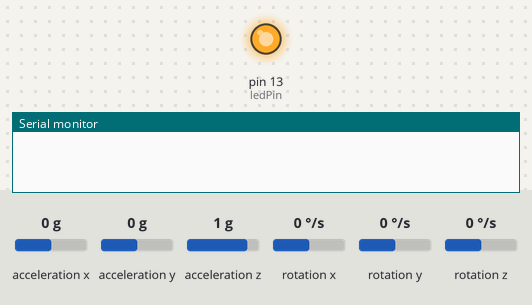
The sketch below on a simulated Arduino Uno, built with avr-gcc and run on an emulated ATmega328P. Parts: output pins drawn as LEDs (lit = HIGH), the last lines printed to the serial monitor. The test bench sets the inputs (shaded band); at power-on: acceleration z 1 g, acceleration x 0 g, acceleration y 0 g, rotation x 0 °/s, rotation y 0 °/s, rotation z 0 °/s.

Above: at 0.1 s.
At 5.2 s:
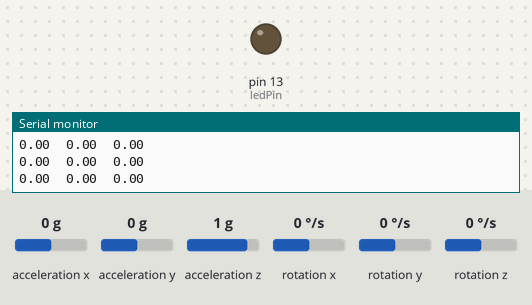
5.3 s: acceleration z set to 0 g
7.1 s: acceleration x set to 0.8 g
Timing chart, 0 to 10.1 s (numbered marks = the images above; inputs shaded):
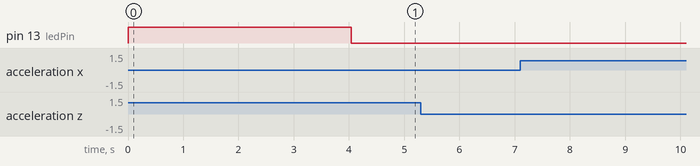

The sketch:

mpu6050Test.ino
```cpp
//MPU6050
#include <Wire.h>
#include "I2Cdev.h"
#include "MPU6050.h"
#include "Timer.h"

Timer t;
MPU6050 accelgyro;

#define uchar unsigned char
#define uint unsigned int

#define PI 3.141592653

#define ledPin 13

//raw data of acceleration sensor
int16_t ax, ay, az;
//raw data of MPU6050
int16_t gx, gy, gz;

float ACCX, ACCY, ACCZ;

float GYROX, GYROY, GYROZ;

float accxPitch, accyPitch, acczPitch;

float gyroxAngle, gyroyAngle, gyrozAngle;

uint32_t time;

float timeChange = 20;
float dt = timeChange * 0.001;
//first-order filter
float K1 = 0.05;
float angle1;
//second order filter
float K2 =0.2;
float x1,x2,y1;
float angle2;
//kalmanFilter
float angle, angle_dot;
float angle_0, angle_dot_0;

long axOffset = 0, ayOffset = 0, azOffset = 0;
long gxOffset = 0, gyOffset = 0, gzOffset = 0;


float P[2][2] = {{ 1, 0 },
              { 0, 1 }};
float Pdot[4] ={ 0,0,0,0};
float Q_angle=0.001, Q_gyro=0.005;
float R_angle=0.5 ,C_0 = 1;
float q_bias, angle_err, PCt_0, PCt_1, E, K_0, K_1, t_0, t_1;


void setup()
{
  pinMode(ledPin, OUTPUT);
  Wire.begin();
  Serial.begin(9600);
  accelgyro.initialize();
  digitalWrite(ledPin, HIGH);
  simpleCalibration();
  digitalWrite(ledPin, LOW);

  int tickEvent1=t.every(timeChange, getAngle);//本语句执行以后timeChange毫秒执行回调函数getangle
  int tickEvent2=t.every(500, serialOutput) ;//本语句执行以后50毫秒执行回调函数printout，串口输出
}


void loop()
{
  t.update();//time system
}


void mpuGetRaw(void)
{
  accelgyro.getMotion6(&ax, &ay, &az, &gx, &gy, &gz);
}

void dataQuantize(void)
{
  ACCX =  ( ax - axOffset ) / 16384.00;
  ACCY =  ( ay - ayOffset ) / 16384.00;
  ACCZ =  ( az - azOffset ) / 16384.00;
  GYROX = ( gx - gxOffset ) / 131.00;
  GYROY = ( gy - gyOffset ) / 131.00;
  GYROZ = ( gz - gzOffset ) / 131.00;
}

void serialOutput(void)
{
  Serial.print("a/g:\t");
  Serial.print(ACCX); Serial.print("\t");
  Serial.print(ACCY); Serial.print("\t");
  Serial.print(ACCZ); Serial.print("\t");
  Serial.print(GYROX); Serial.print("\t");
  Serial.print(GYROY); Serial.print("\t");
  Serial.println(GYROZ);
  Serial.print(accxPitch);Serial.print("\t");
  Serial.print(accyPitch);Serial.print("\t");
  Serial.println(acczPitch);
  Serial.print(gyroxAngle);Serial.print("\t");
  Serial.print(gyroyAngle);Serial.print("\t");
  Serial.println(gyrozAngle);
  Serial.print(angle1);Serial.print("\t");
  Serial.print(angle2);Serial.print("\t");
  Serial.println(angle);
  Serial.println();
}

void accGetPitch(void)
{

  acczPitch = atan(sqrt((ACCX * ACCX + ACCY * ACCY)) / ACCZ) * 180 / PI;

  accxPitch = atan(ACCX / sqrt((ACCY * ACCY + ACCZ * ACCZ))) * 180 / PI;

  accyPitch = atan(ACCY / sqrt((ACCX * ACCX + ACCZ * ACCZ)))* 180 / PI;
}

void gyroGetAngle(void)
{
  gyroxAngle = gyroxAngle + GYROX * ((double)(micros() - time) / 1000000);
  gyroyAngle = gyroyAngle + GYROY * ((double)(micros() - time) / 1000000);
  gyrozAngle = gyrozAngle + GYROZ * ((double)(micros() - time) / 1000000);

  time = micros();
}

void complementaryfilter_gyroGetAngle(float angle_m, float gyro_m)
{
  angle1 = K1 * angle_m+ (1-K1) * (angle1 + gyro_m * dt);
}

void complementaryfilter2_gyroGetAngle(float angle_m, float gyro_m)
{
  x1=(angle_m-angle2)*(1-K2)*(1-K2);
  y1=y1+x1*dt;
  x2=y1+2*(1-K2)*(angle_m-angle2)+gyro_m;
  angle2=angle2+ x2*dt;
}
//kalmanFilter
void kalmanFilter_gyroGetAngle(double angle_m, double gyro_m)
{
  angle += (gyro_m-q_bias) * dt;
  angle_err = angle_m - angle;
  Pdot[0] = Q_angle - P[0][1] - P[1][0];
  Pdot[1] =- P[1][1];
  Pdot[2] =- P[1][1];
  Pdot[3] = Q_gyro;
  P[0][0] += Pdot[0] * dt;
  P[0][1] += Pdot[1] * dt;
  P[1][0] += Pdot[2] * dt;
  P[1][1] += Pdot[3] * dt;
  PCt_0 = C_0 * P[0][0];
  PCt_1 = C_0 * P[1][0];
  E = R_angle + C_0 * PCt_0;
  K_0 = PCt_0 / E;
  K_1 = PCt_1 / E;
  t_0 = PCt_0;
  t_1 = C_0 * P[0][1];
  P[0][0] -= K_0 * t_0;
  P[0][1] -= K_0 * t_1;
  P[1][0] -= K_1 * t_0;
  P[1][1] -= K_1 * t_1;
  angle += K_0 * angle_err;
  q_bias += K_1 * angle_err;
  angle_dot = gyro_m-q_bias;
}
void getAngle(void)
{
  mpuGetRaw();
  dataQuantize();
  accGetPitch();
  gyroGetAngle();
  complementaryfilter_gyroGetAngle(accxPitch, GYROY);
  complementaryfilter2_gyroGetAngle(accxPitch, GYROY);
  kalmanFilter_gyroGetAngle(accxPitch, GYROY);
}

void simpleCalibration(void)
{
  for(int16_t i = 0; i < 1024; i++)
  {
    accelgyro.getMotion6(&ax, &ay, &az, &gx, &gy, &gz);
    axOffset = axOffset + ax;
    ayOffset = ayOffset + ay;
    azOffset = azOffset + az;
    gxOffset = gxOffset + gx;
    gyOffset = gyOffset + gy;
    gzOffset = gzOffset + gz;
  }
  axOffset = axOffset / 1024;
  ayOffset = ayOffset / 1024;
  azOffset = azOffset / 1024 - 16384;
  gxOffset = gxOffset / 1024;
  gyOffset = gyOffset / 1024;
  gzOffset = gzOffset / 1024;
}
```
